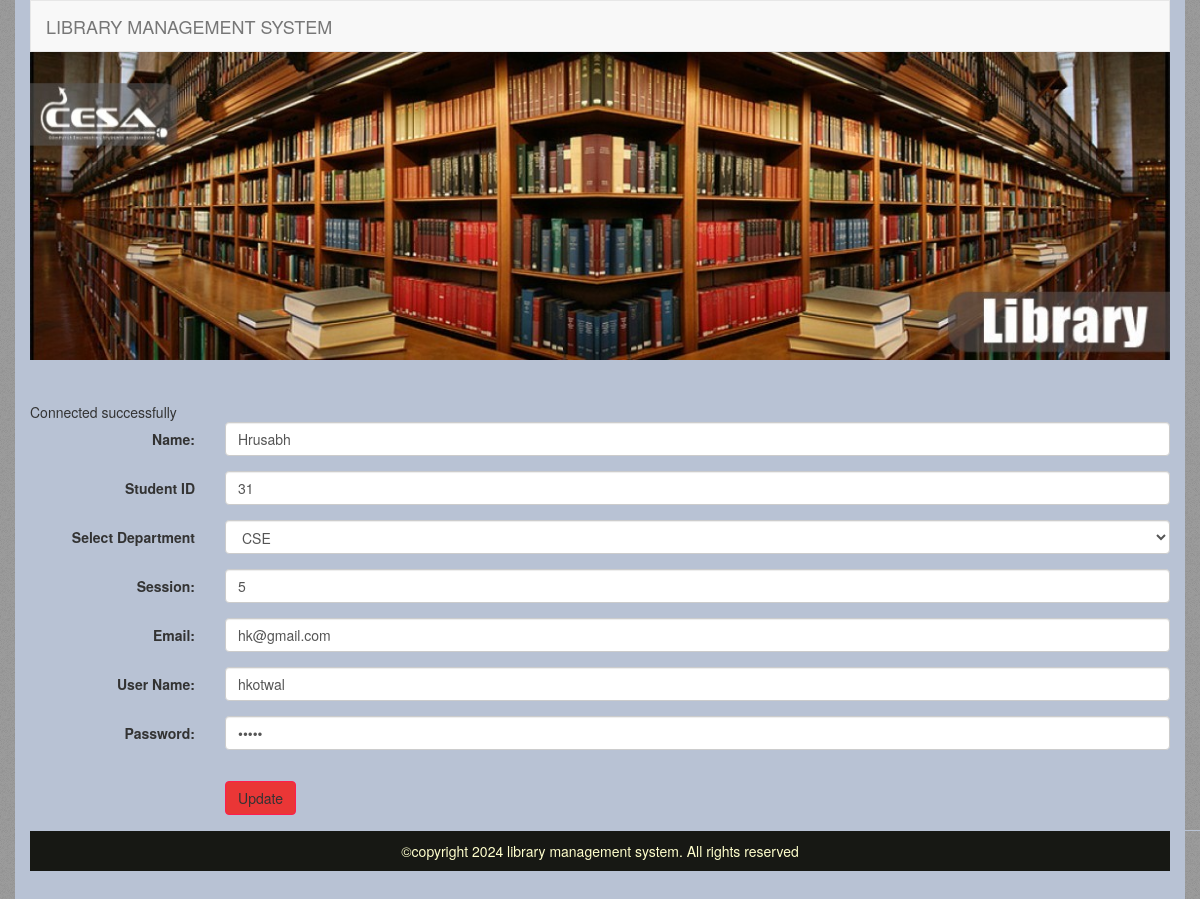
Page /updatetest.php?id=2 (signed in) on the committed database.
### tables this page shows
CREATE TABLE `registration` (
  `id` int(11) NOT NULL,
  `name` varchar(50) NOT NULL,
  `st_id` int(11) NOT NULL,
  `dept` varchar(25) NOT NULL,
  `session` int(11) NOT NULL,
  `email` varchar(50) NOT NULL,
  `username` varchar(50) NOT NULL,
  `password` varchar(50) NOT NULL,
  `user_role` int(11) NOT NULL DEFAULT '2'
);

### updatetest.php (the view, shortened to what this page needs)
<?php
include('adminheader.php');
?>
<div class="row">
      <div class="col-md-12">
<?php
  require 'newcon.php';
  if(isset($_GET['id']))
  {
  $id=$_GET['id'];
  $getselect=mysqli_query($link,"SELECT * FROM registration WHERE id='$id'");
  while($profile=mysqli_fetch_array($getselect))
  {
  		  $name=$profile['name'];
      	$stid= $profile['st_id'];
      	$dpt=$profile['dept'];
       	$session= $profile['session'];
        $email=$profile['email'];
        $user = $profile['username'];
        $pass = $profile['password'];
?>
    <form class="form-horizontal" role="form" action="stupdate.php" method="POST">
              <div class="form-group">
                <label class="control-label col-sm-2" for="name">Name:</label>
                <div class="col-sm-10">
                  <input type="text" class="form-control" name="name" id="name" value="<?php echo $name;?>">
                </div>
              </div>
              <div class="form-group">
                <label class="control-label col-sm-2" for="Student ID">Student ID</label>
                <div class="col-sm-10">
                  <input type="number" class="form-control" name="st_id" id="st_id" value="<?php echo $stid;?>">
                </div>
              </div>
               <div class="form-group">
                  <label class="control-label col-sm-2" for="dept">Select Department</label>
                  <div class="col-sm-10">
                  <select class="form-control" id="dept" name="dept">
                    <option value="<?php echo $dpt;?>"><?php echo $dpt;?></option>
                  </select>
                  </div>
                </div>
               <div class="form-group">
                <label class="control-label col-sm-2" for="session">Session:</label>
                <div class="col-sm-10">
                  <input type="number" class="form-control" id="session" name="session" value="<?php echo $session;?>">
                </div>
              </div>
              <div class="form-group">
                <label class="control-label col-sm-2" for="email">Email:</label>
                <div class="col-sm-10">
                  <input type="email" class="form-control" id="email" name="email" value="<?php echo $email?>">
                </div>
              </div>
              <div class="form-group">
                <label class="control-label col-sm-2" for="email">User Name:</label>
                <div class="col-sm-10">
                  <input type="username" class="form-control" id="username" name="username" value="<?php echo $user;?>">
                </div>
              </div>
              <div class="form-group">
                <label class="control-label col-sm-2" for="pwd">Password:</label>
                <div class="col-sm-10">
                  <input type="password" class="form-control" id="password" name="password" value="<?php echo $pass;?>">
                </div>
              </div>
              <div class="form-group">
                <div class="col-sm-offset-2 col-sm-10">
                </div>
              </div>
              <div class="form-group">
                <div class="col-sm-offset-2 col-sm-10">
                  <button type="submit" class="btn btn-default" name="update">Update</button>
                </div>
              </div>
         </form>
<?php } } ?>
      </div>
    </div>
 <?php include('footer.php');?>

### css/mystyle.css (style rules this page uses)
.btn-default { border-color:#FF1D4D;background: #EA3636; }
body { background:url(../images/body-bg.png); }

### rows in the picture
registration: name "Hrusabh", st_id "31", dept "CSE", session "5", email "hk@gmail.com", username "hkotwal"
